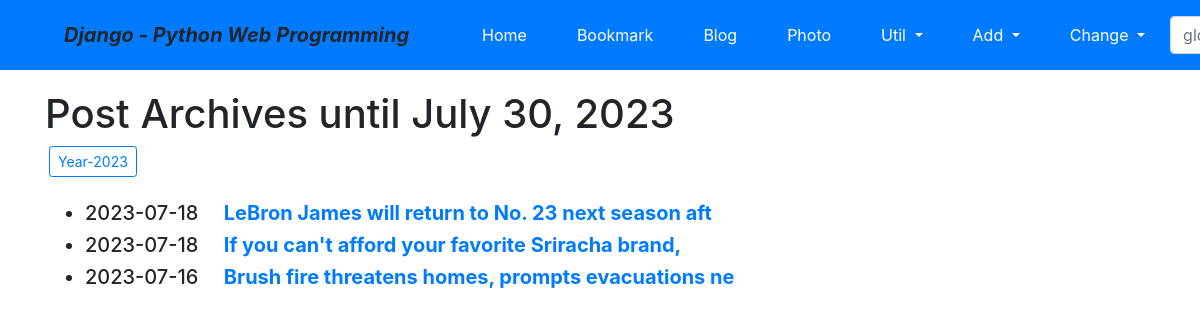
/blog/archive/, run on an earlier commit of the app's database.
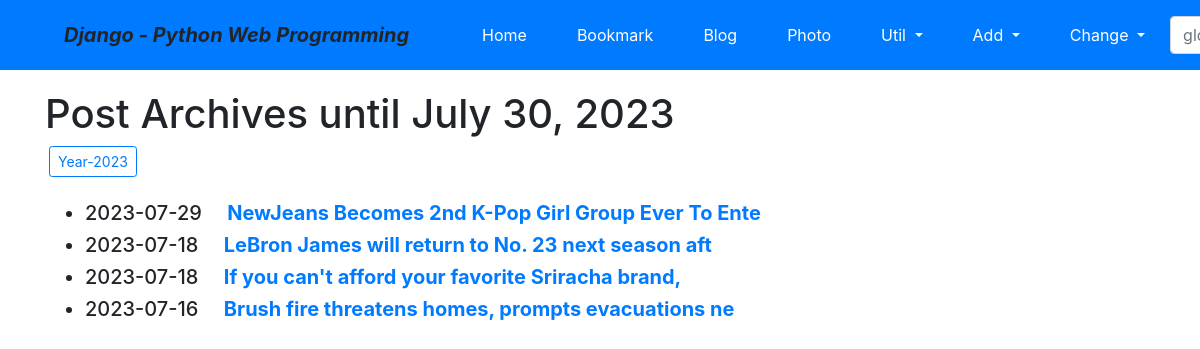
And on a later commit of the database.
### blog/models.py (models this page shows, shortened)
class Post(models.Model):
    title = models.CharField(verbose_name='TITLE', max_length=50)
    slug = models.SlugField('SLUG', unique=True, allow_unicode=True, help_text='one word for title alias.')
    description = models.CharField('DESCRIPTION', max_length=100, blank=True, help_text='simple description text.')
    content = models.TextField('CONTENT')
    create_dt = models.DateTimeField('CREATE DATE', auto_now_add=True)
    modify_dt = models.DateTimeField('MODIFY DATE', auto_now=True)
    tags = TaggableManager(blank=True)
    owner = models.ForeignKey(User, on_delete=models.CASCADE, verbose_name='OWNER', blank=True, null=True)
    class Meta:
        verbose_name = 'post'
        verbose_name_plural = 'posts'
        db_table = 'blog_posts'
        ordering = ('-modify_dt',)
    def get_absolute_url(self):
        return reverse('blog:post_detail', args=(self.slug,))

### blog/views.py (the view)
# urls.py: path('archive/', views.PostAV.as_view(), name='post_archive'),
class PostAV(ArchiveIndexView):
    model = Post
    date_field = 'modify_dt'

### blog/templates/blog/post_archive.html (shortened to what this page needs)
{% extends "base.html" %}
{% block content %}
<h1>Post Archives until {% now "N d, Y" %}</h1>
    {% for date in date_list %}
        <a href="{% url 'blog:post_year_archive' date|date:'Y' %}" class="btn btn-outline-primary btn-sm mx-1">Year-{{ date|date:"Y" }} </a>
    {% endfor %}
<br><br>
<div>
     <ul>
         {% for post in object_list %}
         <li class="h5">
             {{ post.modify_dt|date:"Y-m-d" }}&emsp;
         <a href="{{ post.get_absolute_url }}"><strong>{{ post.title }}</strong></a>
         </li>
         {% endfor %}
     </ul>
</div>
{% endblock %}

What changed in the data, as far as the page shows it:
added Post: modify_dt "2023-07-29", title "NewJeans Becomes 2nd K-Pop Girl Group Ever To Ente"
